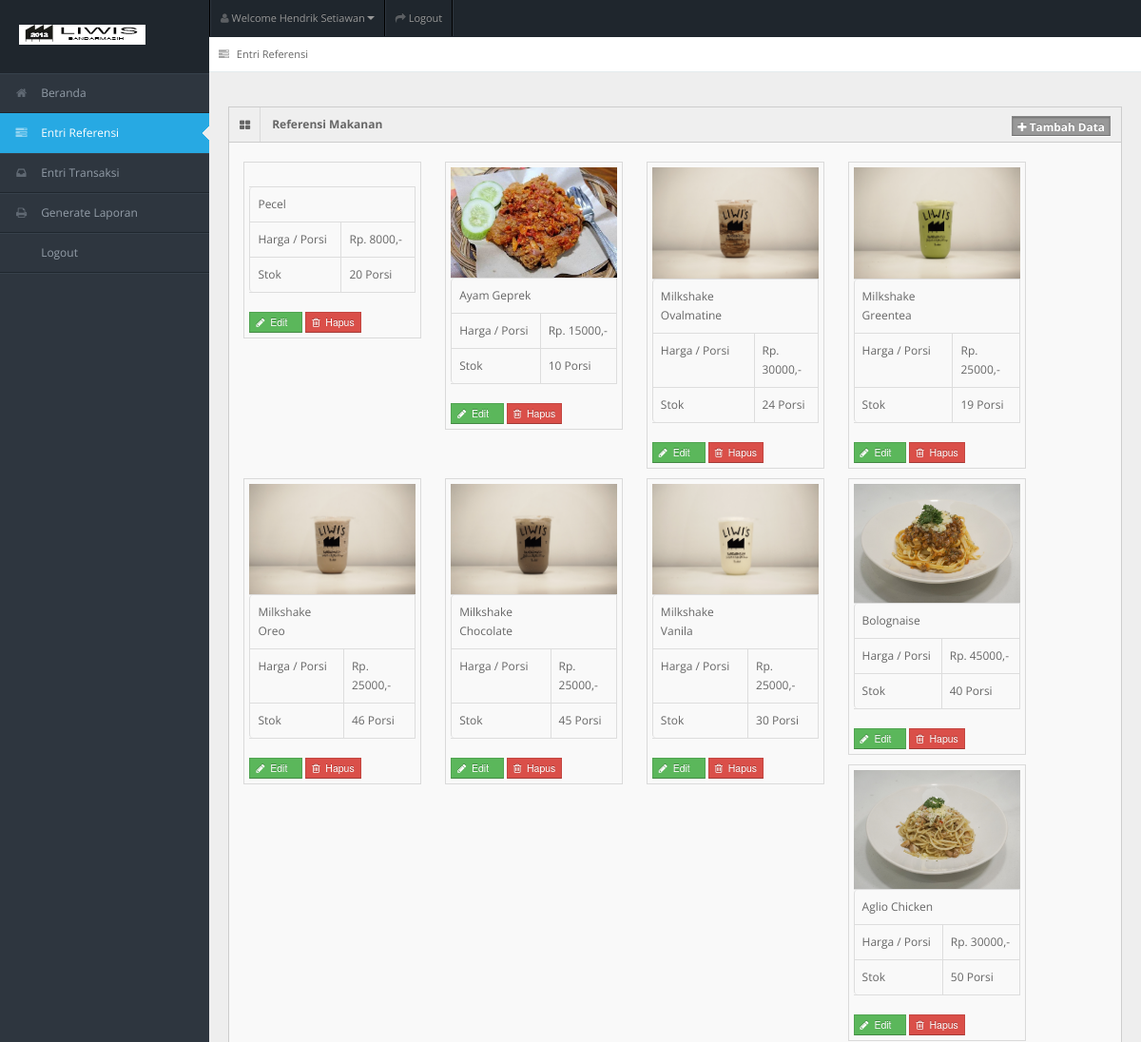
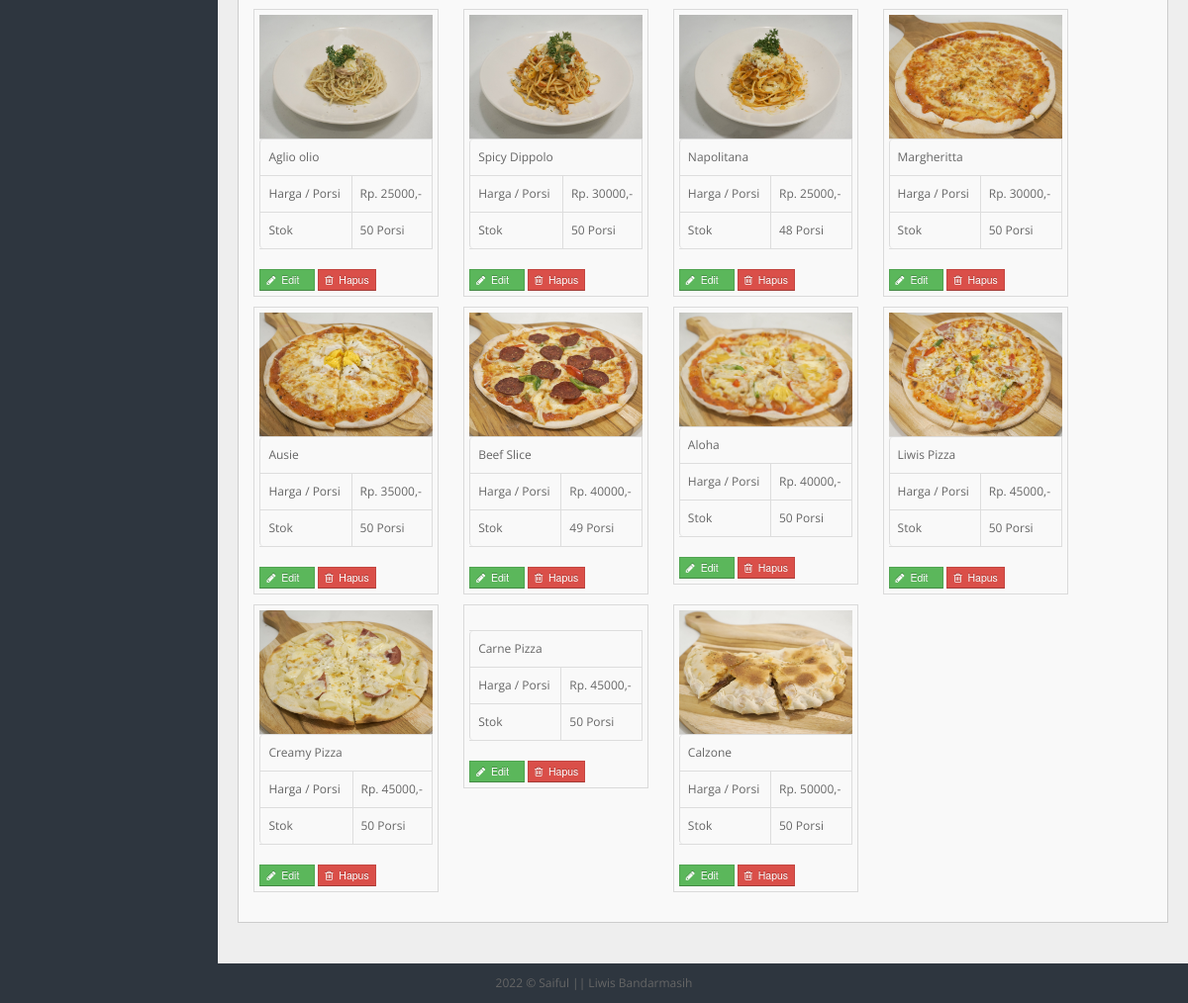
The page /entri_referensi.php (signed in) on the database its author committed (2 pictures, top to bottom).
### tables this page shows
CREATE TABLE `tb_user` (
  `id_user` int(11) NOT NULL,
  `username` varchar(150) NOT NULL,
  `password` varchar(150) NOT NULL,
  `nama_user` varchar(150) NOT NULL,
  `id_level` int(11) NOT NULL,
  `status` varchar(150) NOT NULL
);

CREATE TABLE `tb_masakan` (
  `id_masakan` int(11) NOT NULL,
  `nama_masakan` varchar(150) NOT NULL,
  `harga` varchar(150) NOT NULL,
  `stok` int(11) NOT NULL,
  `status_masakan` varchar(150) NOT NULL,
  `gambar_masakan` varchar(150) NOT NULL
);

### entri_referensi.php (the view, shortened to what this page needs)
<!DOCTYPE html>
<?php
include "connection/koneksi.php";
$id = $_SESSION['id_user'];
if (isset($_SESSION['username'])) {
  $query = "select * from tb_user natural join tb_level where id_user = $id";
  mysqli_query($conn, $query);
  $sql = mysqli_query($conn, $query);
  while ($r = mysqli_fetch_array($sql)) {
?>
    <html lang="en">
    <head>
      <link rel="stylesheet" href="template/dashboard/css/bootstrap.min.css" />
      <link rel="stylesheet" href="template/dashboard/css/bootstrap-responsive.min.css" />
      <link rel="stylesheet" href="template/dashboard/css/fullcalendar.css" />
      <link rel="stylesheet" href="template/dashboard/css/matrix-style.css" />
      <link rel="stylesheet" href="template/dashboard/css/matrix-media.css" />
      <link href="template/dashboard/font-awesome/css/font-awesome.css" rel="stylesheet" />
      <link rel="stylesheet" href="template/dashboard/css/jquery.gritter.css" />
    </head>
    <body>
      <div id="header">
        <h1><a href="entri_referensi.php">Entri Referensi</a></h1>
      </div>
      <div id="user-nav" class="navbar navbar-inverse">
        <ul class="nav">
          <li class="dropdown" id="profile-messages"><a title="" href="#" data-toggle="dropdown" data-target="#profile-messages" class="dropdown-toggle"><i class="icon icon-user"></i> <span class="text">Welcome <?php echo $r['nama_user']; ?></span><b class="caret"></b></a>
          </li>
          <li class=""><a title="" href="logout.php"><i class="icon icon-share-alt"></i> <span class="text">Logout</span></a></li>
        </ul>
      </div>
      <div id="sidebar"><a href="entri_referensi.php" class="visible-phone"><i class="icon icon-tasks"></i> <span>Entri Referensi</span></a>
        <ul>
          <?php
          if ($r['id_level'] == 1) {
          ?>
            <li><a href="beranda.php"><i class="icon icon-home"></i> <span>Beranda</span></a> </li>
            <li class="active"> <a href="entri_referensi.php"><i class="icon icon-tasks"></i> <span>Entri Referensi</span></a> </li>
            <li> <a href="entri_transaksi.php"><i class="icon icon-inbox"></i> <span>Entri Transaksi</span></a> </li>
            <li> <a href="generate_laporan.php"><i class="icon icon-print"></i> <span>Generate Laporan</span></a> </li>
            <li> <a href="logout.php"><i class="icon icon-sign-out"></i> <span>Logout</span></a> </li>
          <?php
          } else if ($r['id_level'] == 2) {
          ?>
            <li><a href="beranda.php"><i class="icon icon-home"></i> <span>Beranda</span></a> </li>
            <li> <a href="entri_order.php"><i class="icon icon-shopping-cart"></i> <span>Entri Order</span></a> </li>
            <li> <a href="generate_laporan.php"><i class="icon icon-print"></i> <span>Generate Laporan</span></a> </li>
            <li> <a href="logout.php"><i class="icon icon-sign-out"></i> <span>Logout</span></a> </li>
          <?php
          } else if ($r['id_level'] == 3) {
          ?>
            <li><a href="beranda.php"><i class="icon icon-home"></i> <span>Beranda</span></a> </li>
            <li> <a href="entri_transaksi.php"><i class="icon icon-inbox"></i> <span>Entri Transaksi</span></a> </li>
            <li> <a href="generate_laporan.php"><i class="icon icon-print"></i> <span>Generate Laporan</span></a> </li>
            <li> <a href="logout.php"><i class="icon icon-sign-out"></i> <span>Logout</span></a> </li>
          <?php
          } else if ($r['id_level'] == 4) {
          ?>
            <li><a href="beranda.php"><i class="icon icon-home"></i> <span>Beranda</span></a> </li>
            <li> <a href="generate_laporan.php"><i class="icon icon-print"></i> <span>Generate Laporan</span></a> </li>
            <li> <a href="logout.php"><i class="icon icon-sign-out"></i> <span>Logout</span></a> </li>
          <?php
          } else if ($r['id_level'] == 5) {
          ?>
            <li><a href="beranda.php"><i class="icon icon-home"></i> <span>Beranda</span></a> </li>
            <li> <a href="entri_order.php"><i class="icon icon-shopping-cart"></i> <span>Entri Order</span></a> </li>
            <li> <a href="logout.php"><i class="icon icon-sign-out"></i> <span>Logout</span></a> </li>
          <?php
          }
          ?>
        </ul>
      </div>
      <div id="content">
        <div id="content-header">
          <div id="breadcrumb"> <a href="entri_referensi.php" title="Go to here" class="tip-bottom"><i class="icon icon-tasks"></i> Entri Referensi</a></div>
        </div>
        <div class="container-fluid">
          <div class="row-fluid">
            <?php
            if ($r['id_level'] == 1) {
            ?>
              <div class="widget-box">
                <div class="widget-title bg_lg"><span class="icon"><i class="icon-th-large"></i></span>
                  <h5>Referensi Makanan</h5>
                  <a href="tambah_menu.php" class="btn btn-info btn-mini label"><i class="icon-plus"></i>&nbsp;Tambah Data</a>
                </div>
                <div class="widget-content">
                  <ul class="thumbnails">
                    <div class="btn-icon-pg">
                      <ul>
                        <?php
                        $query_data_makanan = "select * from tb_masakan order by id_masakan desc";
                        $sql_data_makanan = mysqli_query($conn, $query_data_makanan);
                        while ($r_dt_makanan = mysqli_fetch_array($sql_data_makanan)) {
                        ?>
                          <li class="span2">
                            <a> <img src="gambar/<?php echo $r_dt_makanan['gambar_masakan'] ?>" alt=""> </a>
                            <table class="table table-bordered">
                              <tbody>
                                <tr>
                                  <td><?php echo $r_dt_makanan['nama_masakan']; ?></td>
                                </tr>
                                <tr>
                                  <td>Harga / Porsi</td>
                                  <td>Rp. <?php echo $r_dt_makanan['harga']; ?>,-</td>
                                </tr>
                                <tr>
                                  <td>Stok</td>
                                  <td><?php echo $r_dt_makanan['stok']; ?> Porsi</td>
                                </tr>
                              </tbody>
                            </table>
                            <form action="" method="post">
                              <button type="submit" value="<?php echo $r_dt_makanan['id_masakan']; ?>" name="edit_menu" class="btn btn-success btn-mini"><i class='icon-pencil'></i>&nbsp;&nbsp;Edit &nbsp;&nbsp;</button>
                              <button type="submit" value="<?php echo $r_dt_makanan['id_masakan']; ?>" name="hapus_menu" class="btn btn-mini btn-danger"><i class='icon icon-trash'></i>&nbsp; Hapus</button>
                            </form>
                          </li>
                        <?php
                        }
                        ?>
                      </ul>
                    </div>
                  </ul>
                </div>
              </div>
            <?php
            }
            ?>
          </div>
        </div>
      </div>
      <div class="row-fluid">
        <div id="footer" class="span12"> <?php echo date('Y'); ?> &copy; Saiful || Liwis Bandarmasih </div>
      </div>
    </body>
    </html>
<?php
  }
} else {
  header('location: logout.php');
}
?>

### template/dashboard/css/matrix-media.css (style rules this page uses)
body { background:#2E363F; }
#header { background-color: #1f262d; margin-top:10px; }
#sidebar > ul { border-bottom: 1px solid #37414b }
#sidebar > ul > li { border-top: 1px solid #37414b; border-bottom: 1px solid #1f262d; }
#sidebar > ul > li.active { background-color: #27a9e3; border-bottom: 1px solid #27a9e3; border-top: 1px solid #27a9e3; }
#sidebar > ul > li.active a { color:#fff; text-decoration:none; }

### rows shown on the page
tb_user: nama_user "Hendrik Setiawan"
tb_masakan: nama_masakan "Pecel", harga "8000", stok "20", $r_dt_makanan['id_masakan'] 72 (drawn)
tb_masakan: gambar_masakan (picture), nama_masakan "Ayam Geprek", harga "15000", stok "10", $r_dt_makanan['id_masakan'] 71 (drawn)
tb_masakan: gambar_masakan (picture), nama_masakan "Milkshake Ovalmatine", harga "30000", stok "24", $r_dt_makanan['id_masakan'] 56 (drawn)
tb_masakan: gambar_masakan (picture), nama_masakan "Milkshake Greentea", harga "25000", stok "19", $r_dt_makanan['id_masakan'] 55 (drawn)
tb_masakan: gambar_masakan (picture), nama_masakan "Milkshake Oreo", harga "25000", stok "46", $r_dt_makanan['id_masakan'] 54 (drawn)
tb_masakan: gambar_masakan (picture), nama_masakan "Milkshake Chocolate", harga "25000", stok "45", $r_dt_makanan['id_masakan'] 53 (drawn)
tb_masakan: gambar_masakan (picture), nama_masakan "Milkshake Vanila", harga "25000", stok "30", $r_dt_makanan['id_masakan'] 52 (drawn)
tb_masakan: gambar_masakan (picture), nama_masakan "Bolognaise", harga "45000", stok "40", $r_dt_makanan['id_masakan'] 38 (drawn)
tb_masakan: gambar_masakan (picture), nama_masakan "Aglio Chicken", harga "30000", stok "50", $r_dt_makanan['id_masakan'] 37 (drawn)
tb_masakan: gambar_masakan (picture), nama_masakan "Aglio olio", harga "25000", stok "50", $r_dt_makanan['id_masakan'] 36 (drawn)
tb_masakan: gambar_masakan (picture), nama_masakan "Spicy Dippolo", harga "30000", stok "50", $r_dt_makanan['id_masakan'] 35 (drawn)
tb_masakan: gambar_masakan (picture), nama_masakan "Napolitana", harga "25000", stok "48", $r_dt_makanan['id_masakan'] 33 (drawn)
tb_masakan: gambar_masakan (picture), nama_masakan "Margheritta", harga "30000", stok "50", $r_dt_makanan['id_masakan'] 32 (drawn)
tb_masakan: gambar_masakan (picture), nama_masakan "Ausie", harga "35000", stok "50", $r_dt_makanan['id_masakan'] 31 (drawn)
tb_masakan: gambar_masakan (picture), nama_masakan "Beef Slice", harga "40000", stok "49", $r_dt_makanan['id_masakan'] 30 (drawn)
tb_masakan: gambar_masakan (picture), nama_masakan "Aloha", harga "40000", stok "50", $r_dt_makanan['id_masakan'] 29 (drawn)
tb_masakan: gambar_masakan (picture), nama_masakan "Liwis Pizza", harga "45000", stok "50", $r_dt_makanan['id_masakan'] 28 (drawn)
tb_masakan: gambar_masakan (picture), nama_masakan "Creamy Pizza", harga "45000", stok "50", $r_dt_makanan['id_masakan'] 27 (drawn)
tb_masakan: nama_masakan "Carne Pizza", harga "45000", stok "50", $r_dt_makanan['id_masakan'] 26 (drawn)
tb_masakan: gambar_masakan (picture), nama_masakan "Calzone", harga "50000", stok "50", $r_dt_makanan['id_masakan'] 25 (drawn)
